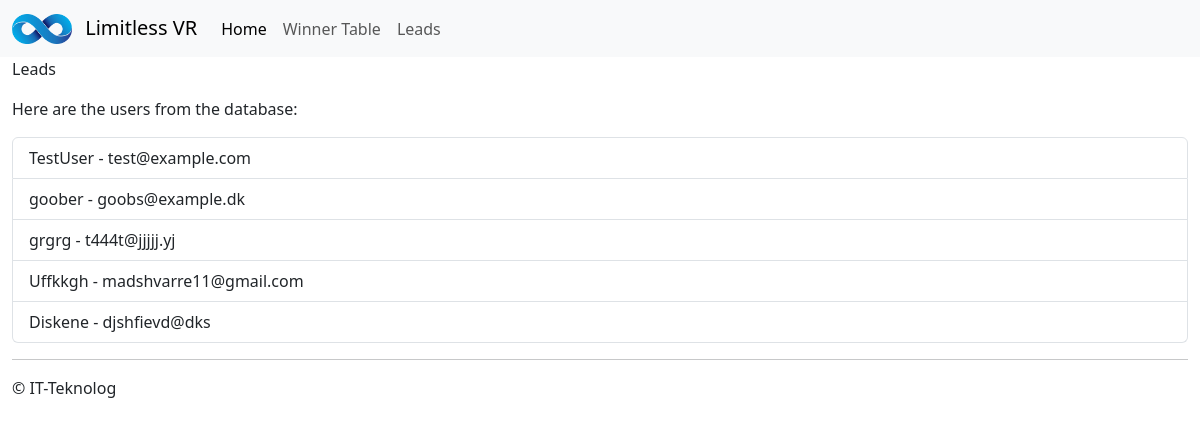
Screenshot of /site2/ with the database file from the repository.
### Modelss.py (models this page shows)
class User(db.Model):
    id = db.Column(db.Integer, primary_key=True)
    username = db.Column(db.String(80), nullable=False)
    email = db.Column(db.String(120), nullable=False)

### app.py (the view)
@app.route("/site2/")
def site2():
    users = User.query.all()
    return render_template("site2.html", users=users)

### templates/site2.html (shortened to what this page needs)
{% extends "layout.html" %}
{% block content %}
<p>Leads</p>
<p>Here are the users from the database:</p>
    <ul class="list-group">
        {% for user in users %}
            <li class="list-group-item">{{ user.username }} - {{ user.email }}</li>
        {% endfor %}
    </ul>
{% endblock %}

### rows the page displays
User: username "TestUser", email "test@example.com"
User: username "goober", email "goobs@example.dk"
User: username "grgrg", email "t444t@jjjjj.yj"
User: username "Uffkkgh", email "madshvarre11@gmail.com"
User: username "Diskene", email "djshfievd@dks"
